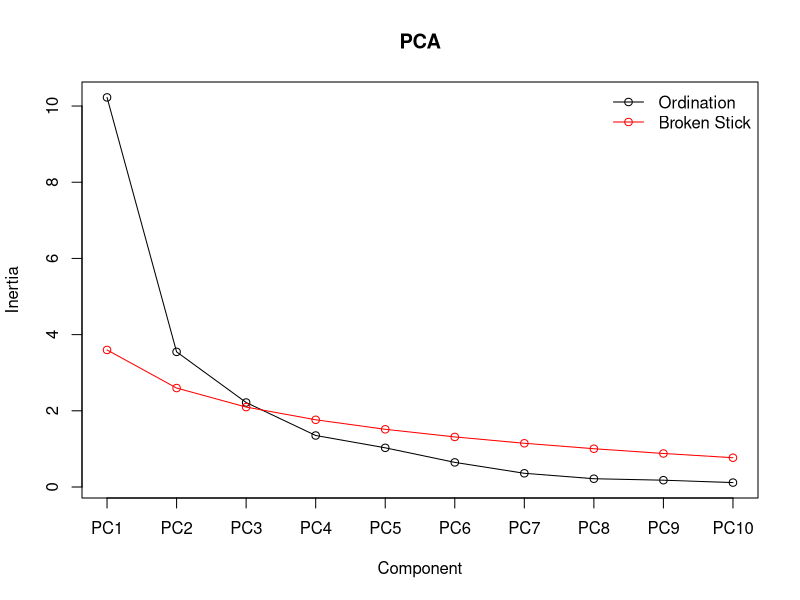
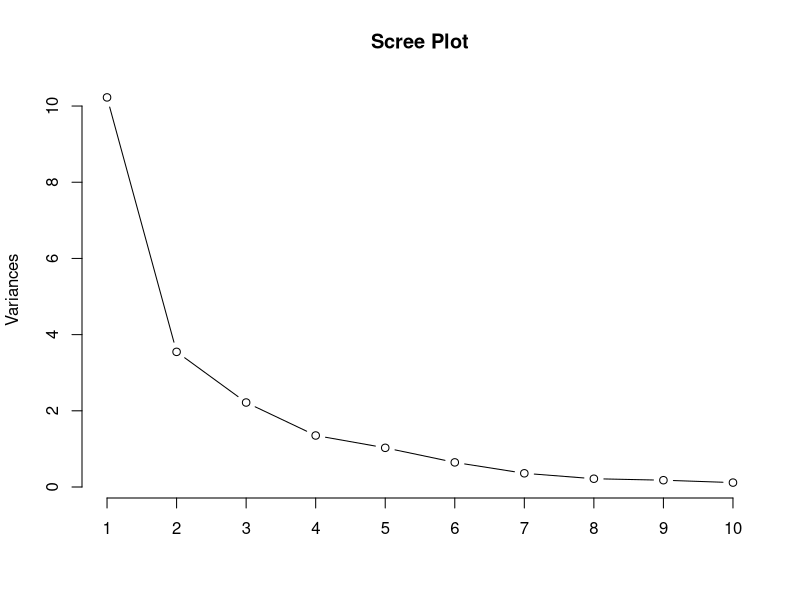
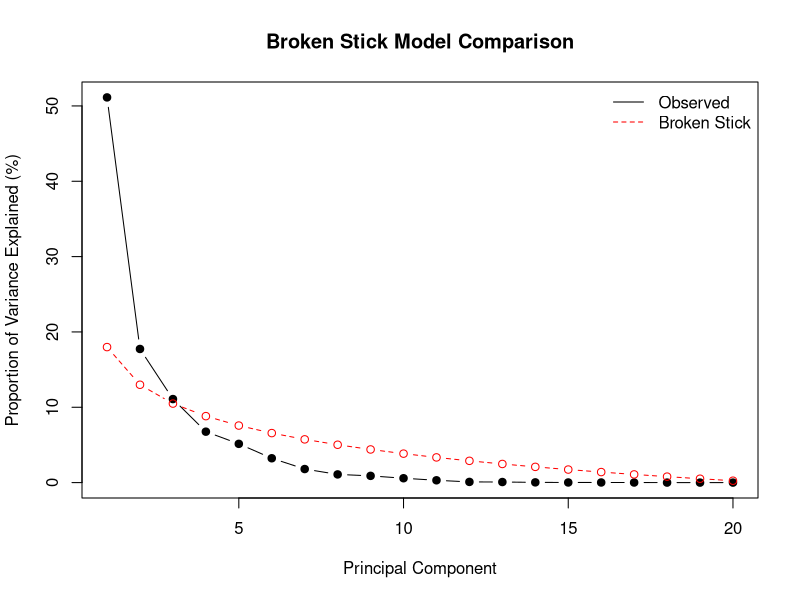
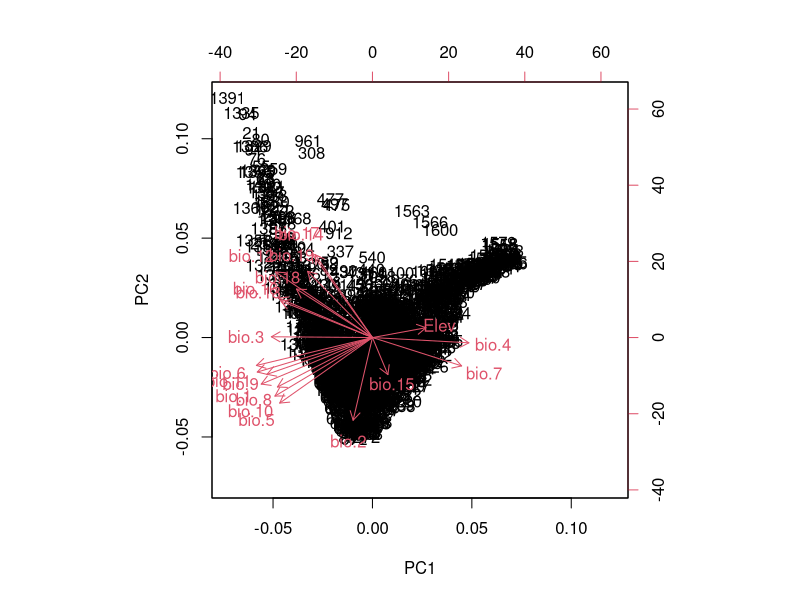
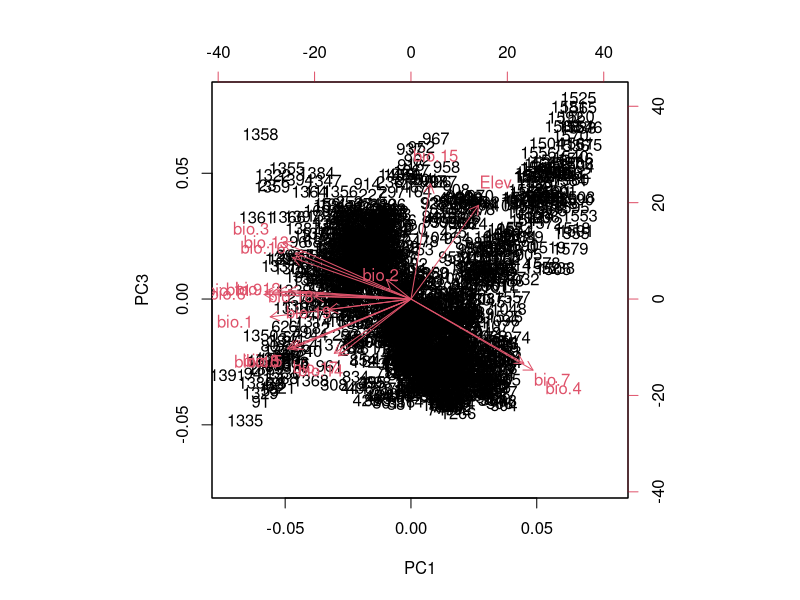
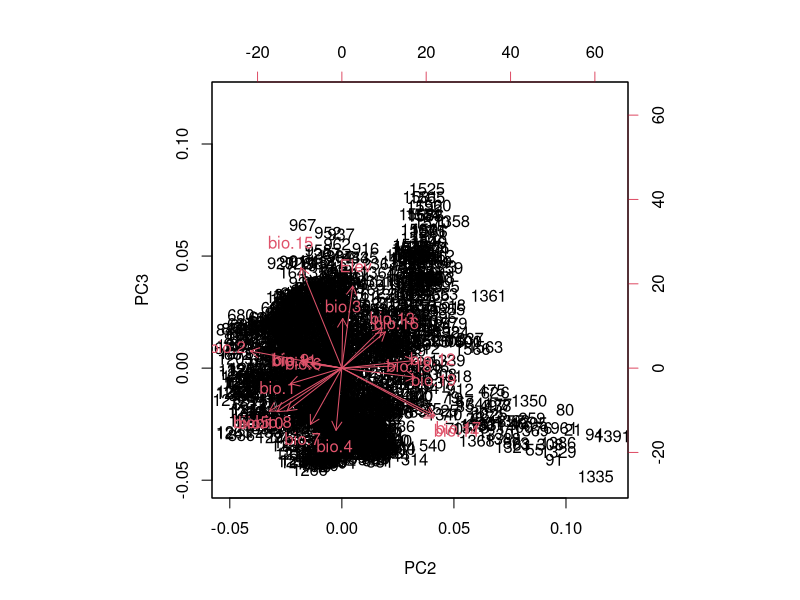

Here is the R script that generated these plots, in order: (Note: this script raises an error after producing the figures.)
## ---- chunk 1
knitr::opts_chunk$set(echo = TRUE, error = TRUE)
library(vegan)
library(tidyverse)

## ---- chunk 2
# Load the data

# HINT: stringsAsFactors keeps text as characters, [,-1] removes first column
biome <- read.csv("BiomeData.csv", 
                  stringsAsFactors = TRUE)[,-1]  # Remove column 1

# Read climate dataset
clim  <- read.csv("ClimateData.csv", 
                  stringsAsFactors = TRUE)[,-1]

# Merge datasets by ID

dat <- merge(biome, clim, by = "ID", all.x = T)
str(dat)

# Extract environmental variables (bio.1 to Elev)s

env_var <- dat[,c(5:24)]

# Check for and remove missing values

sum(is.na(env_var))  # Counts total NAs - no NAs, but if there was:
colSums(is.na(env_var))  # Counts NAs per column

# Remove rows with any missing values - there was none, but I'll still put the code
env_var <- na.omit(env_var)

str(env_var)

## ---- chunk 3

# Perform PCA with scaling

PCA <- prcomp(env_var, scale. = TRUE)

# View summary of PCA
summary(PCA)

# Calculate variance explained

# Calculate variance explained by each principal component
variance <- PCA$sdev^2
variance_explained <- variance / sum(variance)
variance_explained_percent <- round(variance_explained*100, 3)

# Print variance explained (as proportions)
variance_explained_percent


# Create variance table
variance_table <- data.frame(
  PC = paste0("PC", 1:length(variance)),
  Variance = round(variance, 3),
  Proportion = round(variance_explained_percent, 3),
  Cumulative = round(cumsum(variance_explained), 3)
)

# View the table
knitr::kable(variance_table) # make it look prettyyy


## ---- chunk 4
# Scree plot

screeplot(PCA, bstick = TRUE, type="lines")
#or
plot(PCA, type="lines",main="Scree Plot")

# Broken stick model function

broken_stick <- function(n) {
  k <- 1:n
  expected <- sapply(k, function(i) sum(1 / k[i:n]) / n)
  return(expected)
}

# Compare observed vs expected

## i basically already did this, but here's another way to do it just for fun because this is so fun wuuhuuu
n_pcs <- length(variance_explained_percent)
expected_variance <- round(broken_stick(n_pcs)*100, 3)

plot(variance_explained_percent, type = "b", pch = 19,
     xlab = "Principal Component",
     ylab = "Proportion of Variance Explained (%)",
     main = "Broken Stick Model Comparison",
     ylim = c(0, max(variance_explained_percent, expected_variance)))
lines(expected_variance, type = "b", col = "red", lty = 2)
legend("topright",
       legend = c("Observed", "Broken Stick"),
       col = c("black", "red"),
       lty = c(1, 2),
       bty = "n")

# Count axes to retain

pcs_to_keep <- sum(variance_explained_percent > expected_variance)
pcs_to_keep # 3

## ---- chunk 5

# Extract loadings (eigenvectors)
loadings <- PCA$rotation

# Identify top variables for each PC
# Function to get those bitches
top_contributors <- function(pc, n = 5) {
  abs_loadings <- abs(loadings[, pc])
  top_vars <- sort(abs_loadings, decreasing = TRUE)[1:n]
  data.frame(
    Variable = names(top_vars),
    Loading = loadings[names(top_vars), pc]
  )
}

# Top 5 variables for PC1, PC2, and PC3
top_PC1 <- top_contributors("PC1")
top_PC2 <- top_contributors("PC2")
top_PC3 <- top_contributors("PC3")

# Print the results
top_PC1
top_PC2
top_PC3


## ---- chunk 6


# easy way

biplot(PCA, choices = 1:2)
biplot(PCA, choices = c(1, 3))
biplot(PCA, choices = 2:3)

# Extract PC scores
scores <- as.data.frame(PCA$x)

# Add biome information
scores$Biome <- dat$BIOME.Name 



# Create color palette
biomes <- unique(scores$Biome)
colors <- rainbow(length(biomes))
names(colors) <- biomes

Biome_Types <- dat[complete.cases(dat),]

# Plot PC1 vs PC2, PC1 vs PC3, PC2 vs PC3

# PC1 vs PC2
plot(scores$PC1, scores$PC2,
     col = colors[scores$Biome],
     pch = 19,
     xlab = paste0("PC1 (", variance_explained_percent[1], "%)"),
     ylab = paste0("PC2 (", variance_explained_percent[2], "%)"),
     main = "PCA Ordination: PC1 vs PC2")
legend("topright",
       legend = unique(Biome_Types$BIOME.Name),
       col = colors,
       pch=19,
       cex=0.5,
       bg=NA)

# PC1 vs PC3
plot(scores$PC1, scores$PC3,
     col = colors[scores$Biome],
     pch = 19,
     xlab = paste0("PC1 (", variance_explained_percent[1], "%)"),
     ylab = paste0("PC3 (", variance_explained_percent[3], "%)"),
     main = "PCA Ordination: PC1 vs PC3")
legend("topright",
       legend = unique(Biome_Types$BIOME.Name),
       col = colors,
       pch=19,
       cex=0.5,
       bg=NA)

# PC2 vs PC3
plot(scores$PC2, scores$PC3,
     col = colors[scores$Biome],
     pch = 19,
     xlab = paste0("PC2 (", variance_explained_percent[1], "%)"),
     ylab = paste0("PC3 (", variance_explained_percent[3], "%)"),
     main = "PCA Ordination: PC2 vs PC3")
legend("topright",
       legend = unique(Biome_Types$BIOME.Name),
       col = colors,
       pch=19,
       cex=0.5,
       bg=NA)

## ---- chunk 7
# Function to add convex hulls
BiomeUse <- unique(Biome_Types$BIOME.Name[1])

for (BiomeUse in unique(Biome_Types$BIOME.Name)) {
  PositionsUse <- (scores[c(Biome_Types$BIOME.Name==BiomeUse), c("PC1", "PC2")])
  hull.edg <- chull(PositionsUse)
  polygon(PositionsUse[hull.edg,], border=1)
}


# Plot with hulls

# PC1 vs PC2
plot(scores$PC1, scores$PC2,
     col = colors[scores$Biome],
     pch = 19,
     xlab = paste0("PC1 (", variance_explained_percent[1], "%)"),
     ylab = paste0("PC2 (", variance_explained_percent[2], "%)"),
     main = "PCA Ordination: PC1 vs PC2")
legend("topright",
       legend = unique(Biome_Types$BIOME.Name),
       col = colors,
       pch=19,
       cex=0.5,
       bg=NA)
for (BiomeUse in unique(Biome_Types$BIOME.Name)) {
  PositionsUse <- (scores[c(Biome_Types$BIOME.Name==BiomeUse), c("PC1", "PC2")])
  hull.edg <- chull(PositionsUse)
  polygon(PositionsUse[hull.edg,], border=1)
}



# get the chat to do it for all three ordinations

# Define function to plot PCA ordination with convex hulls ----
plot_pca_hulls <- function(scores, biomes, colors, x_pc, y_pc, variance_explained_percent) {
  # Axis labels
  xlab <- paste0(x_pc, " (", round(variance_explained_percent[as.numeric(sub("PC", "", x_pc))], 1), "%)")
  ylab <- paste0(y_pc, " (", round(variance_explained_percent[as.numeric(sub("PC", "", y_pc))], 1), "%)")
  
  # Plot points
  plot(scores[[x_pc]], scores[[y_pc]],
       col = colors[scores$Biome],
       pch = 19,
       xlab = xlab,
       ylab = ylab,
       main = paste("PCA Ordination:", x_pc, "vs", y_pc))
  
  # Add convex hulls for each biome
  for (b in unique(biomes)) {
    pts <- scores[scores$Biome == b, c(x_pc, y_pc)]
    if (nrow(pts) > 2) {
      hull <- chull(pts)
      hull <- c(hull, hull[1])
      polygon(pts[hull, ], border = colors[b], lwd = 2)
    }
  }
  
  # Add legend
  legend("topright",
         legend = unique(biomes),
         col = colors,
         pch = 19,
         cex = 0.7,
         bty = "n")
}

# -----------------------------------------
# Run for all three ordinations ----

# Make sure scores$Biome exists
scores$Biome <- Biome_Types$BIOME.Name

# PC1 vs PC2
plot_pca_hulls(scores, unique(Biome_Types$BIOME.Name), colors,
               "PC1", "PC2", variance_explained_percent)

# PC1 vs PC3
plot_pca_hulls(scores, unique(Biome_Types$BIOME.Name), colors,
               "PC1", "PC3", variance_explained_percent)

# PC2 vs PC3
plot_pca_hulls(scores, unique(Biome_Types$BIOME.Name), colors,
               "PC2", "PC3", variance_explained_percent)


